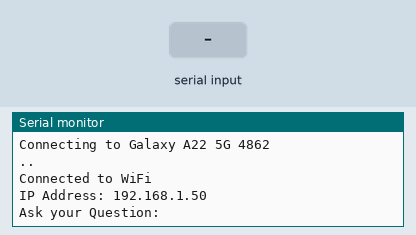
Recording of a sketch running on a simulated ESP8266 (NodeMCU). Shown: the last lines printed to the serial monitor. The test bench sets the inputs (shaded band). WiFi joins after 1.5 s; servers stay silent unless stated; uploads are accepted with an empty reply.

Above: at 3.2 s.
3.3 s: "Room009\n" received over Serial
At 3.46 s:
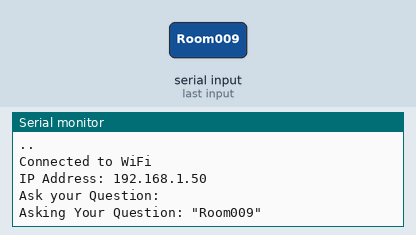
5.0 s: "Sadguru009\n" received over Serial
At 5.17 s:
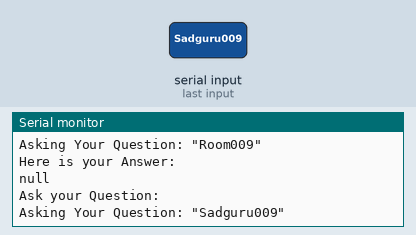
6.5 s: "1" received over Serial
At 6.66 s:
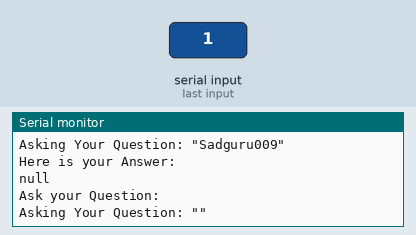

The sketch:

Gemini-ESP8266.ino
```cpp
/*#include <ArduinoJson.h>
#include <ESP8266HTTPClient.h>
#include<Arduino.h>
#include<WiFi.h>

const char* ssid = "Room009";
const char* password = "Sadguru009";
const char* Gemini_Token = "AIzaSyAJquOUd-jvNhxoJIIRW6XIaj9pzgvQYfI";*/
#include <Arduino.h>
#include <ESP8266WiFi.h>
#include <ESP8266HTTPClient.h>
#include <WiFiClientSecure.h>  // Required for HTTPS connections
#include <ArduinoJson.h>

const char* ssid = "Galaxy A22 5G 4862";
const char* password = "lezc4808";
const char* Gemini_Token = "AIzaSyAJquOUd-jvNhxoJIIRW6XIaj9pzgvQYfI";
const char* Gemini_Max_Tokens = "100";

String res = "";

void setup() {
  Serial.begin(115200);

  WiFi.disconnect();

  Serial.print("Connecting to ");
  Serial.println(ssid);
  WiFi.begin(ssid, password);

  while (WiFi.status() != WL_CONNECTED) {
    delay(1000);
    Serial.print(".");
  }

  Serial.println("\nConnected to WiFi");
  Serial.print("IP Address: ");
  Serial.println(WiFi.localIP());
}

void loop() {
  Serial.println("\nAsk your Question: ");
  while (!Serial.available());

  while (Serial.available()) {
    char add = Serial.read();
    res = res + add;
    delay(1);
  }

  int len = res.length();
  res = res.substring(0, (len - 1));
  res = "\"" + res + "\"";

  Serial.print("Asking Your Question: ");
  Serial.println(res);

  WiFiClientSecure client;  // Create secure client for HTTPS
  client.setInsecure();     // Disable SSL certificate verification (required if using an insecure connection)

  HTTPClient https;
  if (https.begin(client, "https://generativelanguage.googleapis.com/v1beta/models/gemini-1.5-flash:generateContent?key=" + (String)Gemini_Token)) {
    https.addHeader("Content-Type", "application/json");

    String payload = "{\"contents\": [{\"parts\":[{\"text\":" + res + "}]}],\"generationConfig\": {\"maxOutputTokens\": " + (String)Gemini_Max_Tokens + "}}";

    int httpCode = https.POST(payload);

    if (httpCode == HTTP_CODE_OK || httpCode == HTTP_CODE_MOVED_PERMANENTLY) {
      String response = https.getString();

      DynamicJsonDocument doc(1024);
      deserializeJson(doc, response);
      String Answer = doc["candidates"][0]["content"]["parts"][0]["text"];

      Answer.trim();
      String filteredAnswer = "";
      for (size_t i = 0; i < Answer.length(); i++) {
        char c = Answer[i];
        if (isalnum(c) || isspace(c)) {
          filteredAnswer += c;
        } else {
          filteredAnswer += ' ';
        }
      }
      Answer = filteredAnswer;

      Serial.println("\nHere is your Answer: ");
      Serial.println(Answer);
    } else {
      Serial.printf("[HTTPS] Request failed, error: %s\n", https.errorToString(httpCode).c_str());
    }
    https.end();
  } else {
    Serial.println("[HTTPS] Unable to connect");
  }
  res = "";
}
```

Measured:
- after the input at 3.3 s, the serial monitor: prints a new line at once (image 1)
- after the input at 5.0 s, the serial monitor: prints a new line at once (image 2)
- after the input at 6.5 s, the serial monitor: prints a new line at once (image 3)
